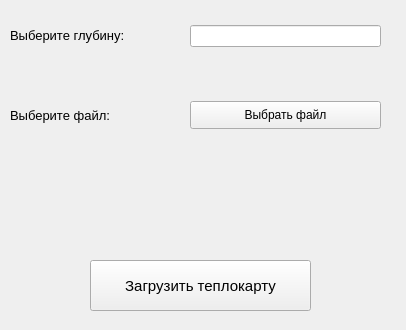
<?xml version="1.0" encoding="UTF-8"?>
<ui version="4.0">
 <class>MainWindow</class>
 <widget class="QMainWindow" name="MainWindow">
  <property name="geometry">
   <rect>
    <x>0</x>
    <y>0</y>
    <width>406</width>
    <height>330</height>
   </rect>
  </property>
  <property name="acceptDrops">
   <bool>true</bool>
  </property>
  <property name="windowTitle">
   <string>Создание теплокарты</string>
  </property>
  <widget class="QWidget" name="centralwidget">
   <widget class="QLineEdit" name="depth_lineEdit">
    <property name="geometry">
     <rect>
      <x>190</x>
      <y>25</y>
      <width>191</width>
      <height>22</height>
     </rect>
    </property>
   </widget>
   <widget class="QLabel" name="label">
    <property name="geometry">
     <rect>
      <x>10</x>
      <y>20</y>
      <width>151</width>
      <height>31</height>
     </rect>
    </property>
    <property name="font">
     <font>
      <pointsize>10</pointsize>
     </font>
    </property>
    <property name="text">
     <string>Выберите глубину:</string>
    </property>
   </widget>
   <widget class="QLabel" name="label_2">
    <property name="geometry">
     <rect>
      <x>10</x>
      <y>100</y>
      <width>151</width>
      <height>31</height>
     </rect>
    </property>
    <property name="font">
     <font>
      <pointsize>10</pointsize>
     </font>
    </property>
    <property name="text">
     <string>Выберите файл:</string>
    </property>
   </widget>
   <widget class="QPushButton" name="load_btn">
    <property name="geometry">
     <rect>
      <x>90</x>
      <y>260</y>
      <width>221</width>
      <height>51</height>
     </rect>
    </property>
    <property name="font">
     <font>
      <pointsize>11</pointsize>
     </font>
    </property>
    <property name="text">
     <string>Загрузить теплокарту</string>
    </property>
   </widget>
   <widget class="QPushButton" name="file_path_btn">
    <property name="geometry">
     <rect>
      <x>190</x>
      <y>101</y>
      <width>191</width>
      <height>28</height>
     </rect>
    </property>
    <property name="font">
     <font>
      <pointsize>9</pointsize>
     </font>
    </property>
    <property name="text">
     <string>Выбрать файл</string>
    </property>
   </widget>
  </widget>
 </widget>
 <resources/>
 <connections/>
</ui>
